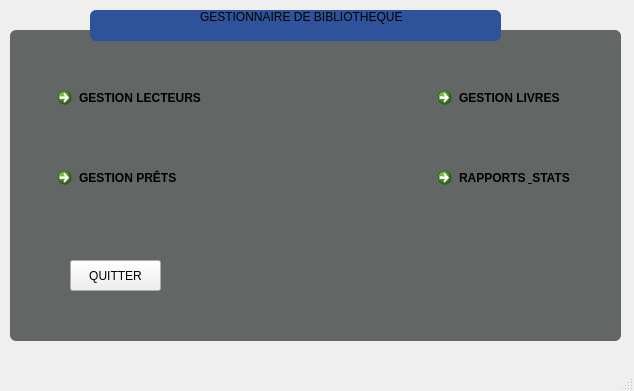
<?xml version="1.0" encoding="UTF-8"?>
<ui version="4.0">
 <class>MainWindow</class>
 <widget class="QMainWindow" name="MainWindow">
  <property name="geometry">
   <rect>
    <x>0</x>
    <y>0</y>
    <width>634</width>
    <height>391</height>
   </rect>
  </property>
  <property name="windowTitle">
   <string>MainWindow</string>
  </property>
  <widget class="QWidget" name="centralwidget">
   <widget class="QCommandLinkButton" name="commandLinkButton">
    <property name="geometry">
     <rect>
      <x>50</x>
      <y>80</y>
      <width>172</width>
      <height>41</height>
     </rect>
    </property>
    <property name="text">
     <string>GESTION LECTEURS</string>
    </property>
   </widget>
   <widget class="QCommandLinkButton" name="commandLinkButton_2">
    <property name="geometry">
     <rect>
      <x>430</x>
      <y>80</y>
      <width>172</width>
      <height>41</height>
     </rect>
    </property>
    <property name="text">
     <string>GESTION LIVRES</string>
    </property>
   </widget>
   <widget class="QCommandLinkButton" name="commandLinkButton_3">
    <property name="geometry">
     <rect>
      <x>50</x>
      <y>160</y>
      <width>172</width>
      <height>41</height>
     </rect>
    </property>
    <property name="text">
     <string>GESTION PRÊTS</string>
    </property>
   </widget>
   <widget class="QCommandLinkButton" name="commandLinkButton_4">
    <property name="geometry">
     <rect>
      <x>430</x>
      <y>160</y>
      <width>172</width>
      <height>41</height>
     </rect>
    </property>
    <property name="text">
     <string>RAPPORTS &amp; STATS</string>
    </property>
   </widget>
   <widget class="QPushButton" name="pushButton">
    <property name="geometry">
     <rect>
      <x>70</x>
      <y>260</y>
      <width>91</width>
      <height>31</height>
     </rect>
    </property>
    <property name="font">
     <font>
      <bold>false</bold>
     </font>
    </property>
    <property name="mouseTracking">
     <bool>false</bool>
    </property>
    <property name="text">
     <string>QUITTER</string>
    </property>
   </widget>
   <widget class="QLabel" name="label">
    <property name="geometry">
     <rect>
      <x>200</x>
      <y>1</y>
      <width>221</width>
      <height>31</height>
     </rect>
    </property>
    <property name="text">
     <string>GESTIONNAIRE DE BIBLIOTHEQUE</string>
    </property>
   </widget>
   <widget class="QListWidget" name="listWidget">
    <property name="geometry">
     <rect>
      <x>90</x>
      <y>10</y>
      <width>411</width>
      <height>31</height>
     </rect>
    </property>
    <property name="styleSheet">
     <string notr="true">background-color: rgb(46, 83, 155);
color: #000000;
border: none;
border-radius: 6px;</string>
    </property>
   </widget>
   <widget class="QListWidget" name="listWidget_2">
    <property name="geometry">
     <rect>
      <x>10</x>
      <y>30</y>
      <width>611</width>
      <height>311</height>
     </rect>
    </property>
    <property name="styleSheet">
     <string notr="true">background-color: rgba(71, 77, 75, 213);
color: #000000;
border: none;
border-radius: 6px</string>
    </property>
   </widget>
   <zorder>listWidget_2</zorder>
   <zorder>listWidget</zorder>
   <zorder>commandLinkButton</zorder>
   <zorder>commandLinkButton_2</zorder>
   <zorder>commandLinkButton_3</zorder>
   <zorder>commandLinkButton_4</zorder>
   <zorder>pushButton</zorder>
   <zorder>label</zorder>
  </widget>
  <widget class="QStatusBar" name="statusbar"/>
 </widget>
 <resources/>
 <connections/>
</ui>
